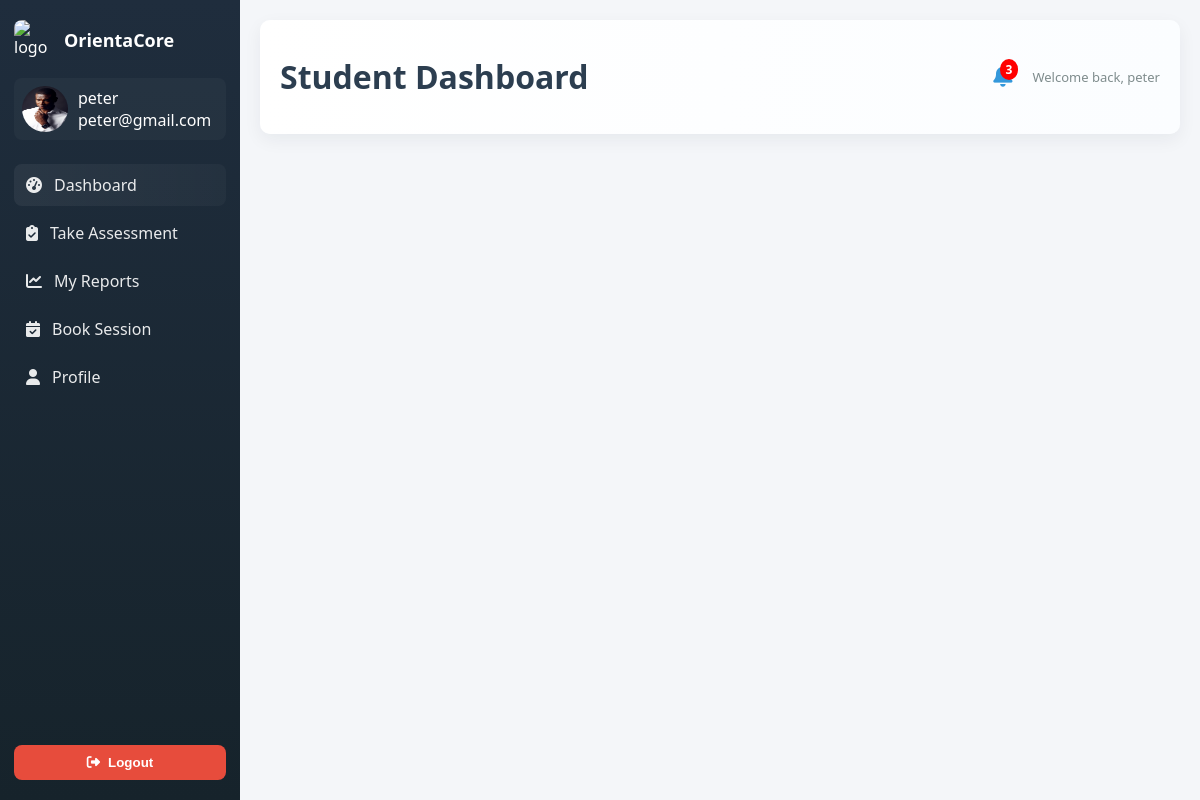
The page /student_dashboard.php (signed in) on the database its author committed.
### tables this page shows
CREATE TABLE `users` (
  `id` int(10) UNSIGNED NOT NULL,
  `reg_no` varchar(50) DEFAULT NULL,
  `name` varchar(150) NOT NULL,
  `email` varchar(150) NOT NULL,
  `profile_pic` varchar(255) DEFAULT NULL,
  `password_hash` varchar(255) NOT NULL,
  `role` varchar(20) NOT NULL DEFAULT 'student',
  `status` varchar(20) NOT NULL DEFAULT 'pending',
  `created_at` timestamp NOT NULL DEFAULT current_timestamp()
);

### student_dashboard.php (the view, shortened to what this page needs)
<?php
require 'db.php';
$userId = $_SESSION['user_id'];
$stmt = $pdo->prepare("SELECT name, email, profile_pic FROM users WHERE id = ?");
$stmt->execute([$userId]);
$student = $stmt->fetch(PDO::FETCH_ASSOC);
$studentName  = $student['name'] ?? 'Student';
$studentEmail = $student['email'] ?? 'student@example.com';
$studentPic   = $student['profile_pic'] ?? 'pro.png';
$stmt = $pdo->prepare("SELECT COUNT(*) FROM notifications WHERE user_id = ? AND user_type = 'student' AND is_read = 0");
$stmt->execute([$userId]);
$unreadCount = (int)$stmt->fetchColumn();
function isActive($file) {
    $self = basename($_SERVER['PHP_SELF']);
    return $self === $file ? 'active' : '';
}
?>
<!doctype html>
<html lang="en">
<head>
  <link rel="stylesheet" href="https://cdnjs.cloudflare.com/ajax/libs/font-awesome/6.5.0/css/all.min.css"/>
</head>
<body>
  <aside class="sidebar">
    <div class="brand">
      <img src="logo.jpg" alt="logo" class="logo">
      <h3>OrientaCore</h3>
    </div>
    <div class="profile">
      <img src="<?= htmlspecialchars($studentPic) ?>" alt="student avatar">
      <div class="meta">
        <div class="name"><?= htmlspecialchars($studentName) ?></div>
        <div class="email"><?= htmlspecialchars($studentEmail) ?></div>
      </div>
    </div>
    <nav class="menu">
      <a href="student_dashboard.php" class="<?= isActive('student_dashboard.php') ?>"><i class="fas fa-tachometer-alt"></i><span>Dashboard</span></a>
      <a href="assessment_test.php" class="<?= isActive('assessment_test.php') ?>"><i class="fas fa-clipboard-check"></i><span>Take Assessment</span></a>
      <a href="student_view_report.php" class="<?= isActive('student_view_report.php') ?>"><i class="fas fa-chart-line"></i><span>My Reports</span></a>
      <a href="student_book_session.php" class="<?= isActive('student_book_session.php') ?>"><i class="fas fa-calendar-check"></i><span>Book Session</span></a>
      <a href="profile.php" class="<?= isActive('profile.php') ?>"><i class="fas fa-user"></i><span>Profile</span></a>
      <form action="logout.php" method="post" onsubmit="return confirm('Are you sure you want to logout?');">
        <button type="submit" class="sidebar-logout"><i class="fas fa-sign-out-alt"></i> Logout</button>
      </form>
    </nav>
  </aside>
  <main class="main">
    <header class="topbar">
      <div><h1>Student Dashboard</h1></div>
      <div style="display:flex;align-items:center;gap:20px;">
        <div class="notification-wrapper" id="notifBell">
          <?php if ($unreadCount > 0): ?>
            <span class="notification-count"><?= $unreadCount ?></span>
          <?php endif; ?>
        </div>
        <div style="font-size:13px;color:var(--muted)">Welcome back, <?= htmlspecialchars($studentName) ?></div>
      </div>
    </header>
  </main>
</body>
</html>

### student_dashboard.php (style rules this page uses)
:root { --sidebar-bg: #1f2d3d; --accent: #3498db; --muted: #7f8c8d; --card-radius: 10px; --transition: 0.18s ease; }
* { box-sizing:border-box }
body { margin:0; font-family: "Segoe UI", Roboto, sans-serif; background:#f4f6f9; color:#2c3e50; }
.sidebar { width:240px; background:linear-gradient(180deg,var(--sidebar-bg), #16232b); color:#fff; height:100vh; position:fixed; left:0; top:0; padding:20px 14px; display:flex; flex-direction:column; gap:18px; z-index:50; }
.brand { display:flex;align-items:center;gap:10px; }
.brand img.logo { width:40px; height:40px; border-radius:8px; }
.brand h3 { margin:0; font-size:18px; font-weight:600; }
.profile { display:flex;gap:10px;align-items:center;padding:8px;border-radius:8px;background:rgba(255,255,255,0.03); }
.profile img { width:46px;height:46px;border-radius:50%; }
nav.menu { display:flex;flex-direction:column;gap:6px;margin-top:6px;flex:1; }
nav.menu a { display:flex;align-items:center;gap:12px;color:rgba(255,255,255,0.9);padding:10px 12px;text-decoration:none;border-radius:8px;transition:background var(--transition), transform var(--transition);font-weight:500; }
nav.menu a.active { background:linear-gradient(90deg,rgba(255,255,255,0.06),rgba(255,255,255,0.03)); }
.sidebar form { margin-top:auto; }
.sidebar-logout { width:100%;padding:10px;border-radius:8px;background:#e74c3c;color:white;border:none;font-weight:600;cursor:pointer;display:flex;gap:8px;align-items:center;justify-content:center; }
.main { margin-left:240px;padding:20px;min-height:100vh;position:relative; }
.main::before { content:"";position:absolute;inset:0;background:url('back.jpg') center/cover no-repeat;opacity:.6;z-index:-1; }
header.topbar { display:flex;justify-content:space-between;align-items:center;padding:14px 20px;border-radius:10px;background:linear-gradient(90deg,#fff,#fbfdff);box-shadow:0 6px 18px rgba(15,35,55,0.06);margin-bottom:18px; }
.notification-wrapper { position: relative; cursor: pointer; }
.notification-count { position: absolute; top: -6px; right: -6px; background: red; color: white; font-size: 12px; font-weight: bold; padding: 2px 6px; border-radius: 50%; }

### rows shown on the page
users: profile_pic (picture), name "peter", email "peter@gmail.com"

### other values the page prints
$unreadCount "3"
